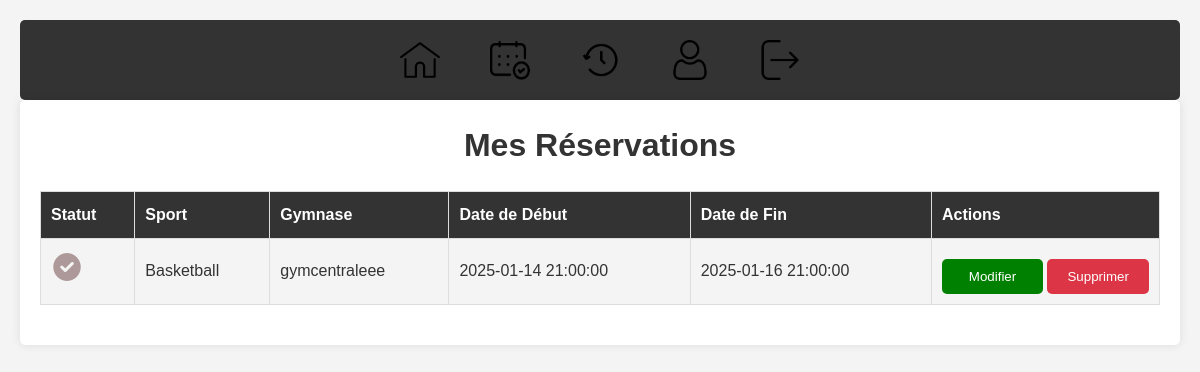
Before: /Vue/reservation.php (signed in) with the older database file.
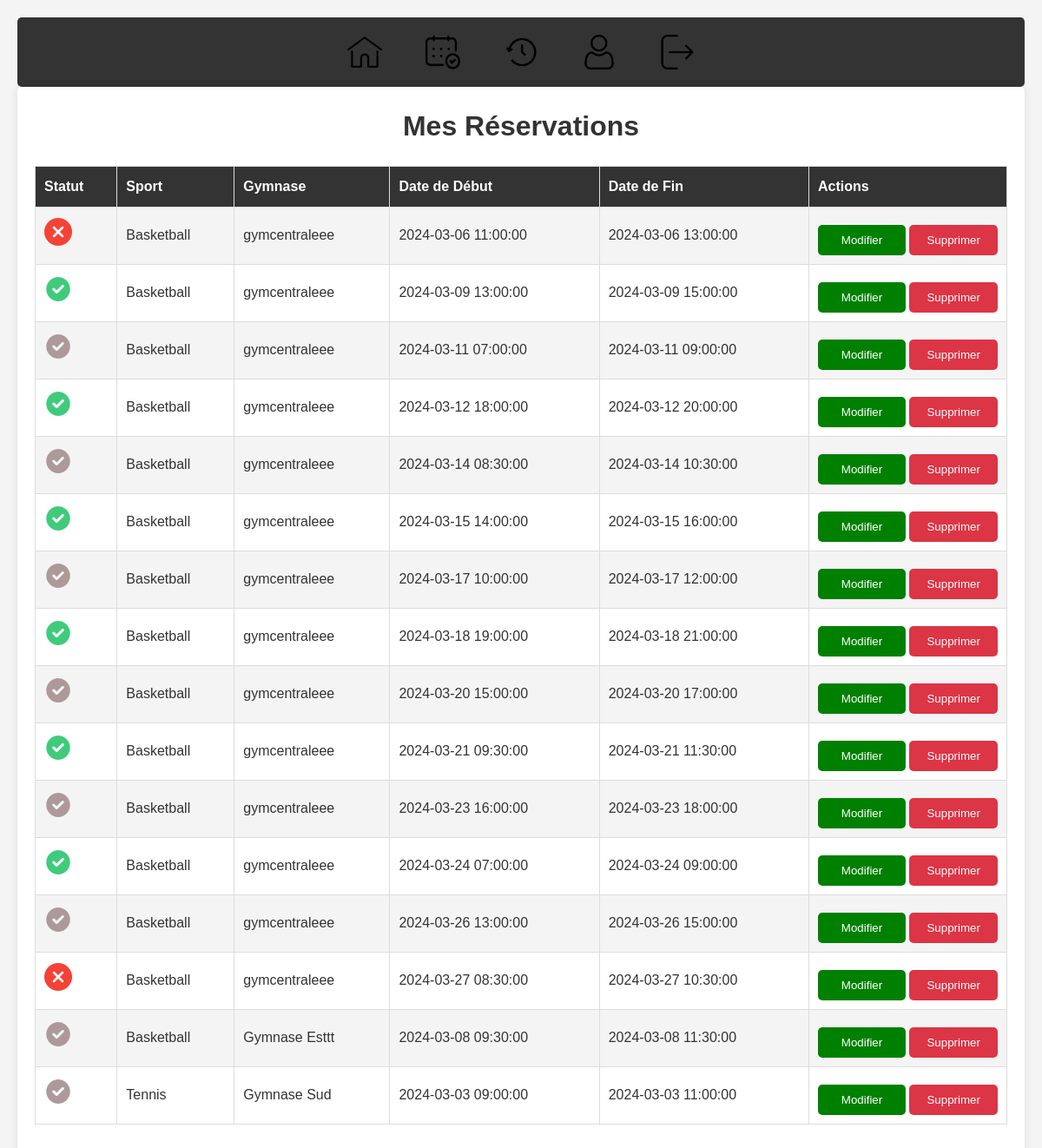
After: the same page with the newer database file.
### tables this page shows
CREATE TABLE `reservation` (
  `Id_reservation` int(11) NOT NULL AUTO_INCREMENT,
  `Date_debut` datetime DEFAULT NULL,
  `Date_fin` datetime DEFAULT NULL,
  `Commentaire` varchar(5000) DEFAULT NULL,
  `Id_Gymnase` int(11) NOT NULL,
  `Id_Utilisateur` int(11) NOT NULL,
  `Id_Sport` int(11) NOT NULL,
  `statut` int(11) DEFAULT NULL,
  `isdelete` tinyint(1) DEFAULT 0,
  PRIMARY KEY (`Id_reservation`),
  KEY `idx_reservation_gymnase_sport` (`Id_Gymnase`,`Id_Sport`),
  KEY `fk_reservation_utilisateur` (`Id_Utilisateur`),
  KEY `fk_reservation_sport` (`Id_Sport`),
  CONSTRAINT `fk_reservation_gymnase` FOREIGN KEY (`Id_Gymnase`) REFERENCES `gymnase` (`Id_Gymnase`),
  CONSTRAINT `fk_reservation_gymnase_sport_unique` FOREIGN KEY (`Id_Gymnase`, `Id_Sport`) REFERENCES `gymnase_sport` (`Id_Gymnase`, `Id_Sport`) ON DELETE CASCADE ON UPDATE CASCADE,
  CONSTRAINT `fk_reservation_sport` FOREIGN KEY (`Id_Sport`) REFERENCES `sport` (`Id_Sport`),
  CONSTRAINT `fk_reservation_utilisateur` FOREIGN KEY (`Id_Utilisateur`) REFERENCES `utilisateur` (`Id_Utilisateur`)
);

CREATE TABLE `sport` (
  `Id_Sport` int(11) NOT NULL AUTO_INCREMENT,
  `Nom_du_sport` varchar(50) DEFAULT NULL,
  `Collectif` tinyint(1) DEFAULT NULL,
  PRIMARY KEY (`Id_Sport`)
);

CREATE TABLE `gymnase` (
  `Id_Gymnase` int(11) NOT NULL AUTO_INCREMENT,
  `Nom` varchar(50) DEFAULT NULL,
  `Zip` varchar(50) DEFAULT NULL,
  `Ville` varchar(50) DEFAULT NULL,
  `Adresse` varchar(50) DEFAULT NULL,
  `Horraire_ouverture` datetime DEFAULT NULL,
  `Horraire_fermeture` datetime DEFAULT NULL,
  `Coordonnees_latitude` text DEFAULT NULL,
  `Coordonnees_longitude` text DEFAULT NULL,
  PRIMARY KEY (`Id_Gymnase`)
);

### Controleur/reservation.php (called while the page is built, shortened)
<?php
require_once '../Model/cReservation.php';
$cUtilisateur = new cUtilisateur();
$cReservation = new cReservation();
$cReservation->SetUserId($cUtilisateur->GetUserId());
$dt = $cReservation->getUserReservations();
$finalRows = [];
while ($row = $dt->fetch_assoc()) {
    if ($row['statut'] == 1) {
        $row['statut'] = "../icons/termine.png";
    } elseif ($row['statut'] == 2) {
        $row['statut'] = "../icons/accepte.png";
    } elseif ($row['statut'] == 3) {
        $row['statut'] = "../icons/attente.png";
    } elseif ($row['statut'] == 4) {
        $row['statut'] = "../icons/annule.png";
    }
    $finalRows[] = $row;
}
return $finalRows;
?>

### Model/cReservation.php (called while the page is built, shortened)
<?php
class cReservation
{
    private $conn;
    private int $userid = 0;
    public function GetUserId()
    {
        return $this->userid;
    }
    public function SetUserId($userid)
    {
        $this->userid = $userid;
    }
    public function __construct()
    {
        $this->conn = new cbdd();
    }
    public function getUserReservations()
    {
        return $this->conn->SelectUserReservations($this);
    }
}
?>

### Model/cbdd.php (called while the page is built, shortened)
<?php
class cbdd
{
private string $servername = "localhost";
private string $username = "root";
private string $password = "root";
private string $dbname = "rgl";
public $conn;
    public function __construct()
    {
        $this->conn = new mysqli($this->servername, $this->username, $this->password, $this->dbname);
    }
    public function ExecuteSelected(string $query)
    {
        $stmt = $this->conn->prepare("$query");
        $stmt->execute();
        $result = $stmt->get_result();
        return $result;
    }
    public function SelectUserReservations($cReservation)
    {
        $userId=$cReservation->GetUserId();
        return $this->ExecuteSelected("SELECT r.Id_reservation, r.Date_debut, r.Date_fin, s.Nom_du_sport, r.statut, g.nom FROM reservation r JOIN sport s ON s.Id_Sport = r.Id_Sport JOIN gymnase g ON g.Id_Gymnase = r.Id_Gymnase WHERE Id_Utilisateur = $userId and r.statut > 0");
    }
}
?>

### Vue/reservation.php (the view, shortened to what this page needs)
<?php require_once '../Controleur/reservation.php'; ?>
<!DOCTYPE html>
<html lang="fr">
<head>
    <link rel="stylesheet" href="../css/style.css">
</head>
<body>
    <?php require_once 'menu.php'; ?>
    <div class="container">
        <h1>Mes Réservations</h1>
        <table>
            <tr>
                <th>Statut</th>
                <th>Sport</th>
                <th>Gymnase</th>
                <th>Date de Début</th>
                <th>Date de Fin</th>
                <th style="width: 228px;">Actions</th>
            </tr>
            <?php foreach ($finalRows as $row): ?>
                <tr>
                    <td><img src="<?= htmlspecialchars($row['statut']) ?>" alt="Icône de statut" /> </td>
                    <td><?= htmlspecialchars($row['Nom_du_sport']); ?></td>
                    <td><?= htmlspecialchars($row['nom']); ?></td>
                    <td><?= htmlspecialchars($row['Date_debut']); ?></td>
                    <td><?= htmlspecialchars($row['Date_fin']); ?></td>
                    <td>
                        <form method="POST" action="reservation.php"  style="display:inline;">
                            <input type="submit" class="btn btn-edit" style="width : 101px;"   value="Modifier">
                        </form>
                        <form method="POST" action="reservation.php" onsubmit="return confirm('Confirmer la suppression ?');"  style="display:inline;">
                            <input type="submit" class="btn btn-delete" value="Supprimer">
                        </form>
                    </td>
                </tr>
            <?php endforeach; ?>
        </table>
    </div>
</body>
</html>

Changed rows visible on the page:
no longer on this page (row edited): reservation: Id_Sport.Nom_du_sport "Basketball", gymnase.Nom "gymcentraleee", Date_debut "2025-01-14 21:00:00", Date_fin "2025-01-16 21:00:00"
added reservation: Id_Sport.Nom_du_sport "Basketball", gymnase.Nom "gymcentraleee", Date_debut "2024-03-06 11:00:00", Date_fin "2024-03-06 13:00:00"
added reservation: Id_Sport.Nom_du_sport "Basketball", gymnase.Nom "gymcentraleee", Date_debut "2024-03-09 13:00:00", Date_fin "2024-03-09 15:00:00"
added reservation: Id_Sport.Nom_du_sport "Basketball", gymnase.Nom "gymcentraleee", Date_debut "2024-03-11 07:00:00", Date_fin "2024-03-11 09:00:00"
added reservation: Id_Sport.Nom_du_sport "Basketball", gymnase.Nom "gymcentraleee", Date_debut "2024-03-12 18:00:00", Date_fin "2024-03-12 20:00:00"
added reservation: Id_Sport.Nom_du_sport "Basketball", gymnase.Nom "gymcentraleee", Date_debut "2024-03-14 08:30:00", Date_fin "2024-03-14 10:30:00"
added reservation: Id_Sport.Nom_du_sport "Basketball", gymnase.Nom "gymcentraleee", Date_debut "2024-03-15 14:00:00", Date_fin "2024-03-15 16:00:00"
added reservation: Id_Sport.Nom_du_sport "Basketball", gymnase.Nom "gymcentraleee", Date_debut "2024-03-17 10:00:00", Date_fin "2024-03-17 12:00:00"
added reservation: Id_Sport.Nom_du_sport "Basketball", gymnase.Nom "gymcentraleee", Date_debut "2024-03-18 19:00:00", Date_fin "2024-03-18 21:00:00"
added reservation: Id_Sport.Nom_du_sport "Basketball", gymnase.Nom "gymcentraleee", Date_debut "2024-03-20 15:00:00", Date_fin "2024-03-20 17:00:00"
added reservation: Id_Sport.Nom_du_sport "Basketball", gymnase.Nom "gymcentraleee", Date_debut "2024-03-21 09:30:00", Date_fin "2024-03-21 11:30:00"
added reservation: Id_Sport.Nom_du_sport "Basketball", gymnase.Nom "gymcentraleee", Date_debut "2024-03-23 16:00:00", Date_fin "2024-03-23 18:00:00"
added reservation: Id_Sport.Nom_du_sport "Basketball", gymnase.Nom "gymcentraleee", Date_debut "2024-03-24 07:00:00", Date_fin "2024-03-24 09:00:00"
added reservation: Id_Sport.Nom_du_sport "Basketball", gymnase.Nom "gymcentraleee", Date_debut "2024-03-26 13:00:00", Date_fin "2024-03-26 15:00:00"
added reservation: Id_Sport.Nom_du_sport "Basketball", gymnase.Nom "gymcentraleee", Date_debut "2024-03-27 08:30:00", Date_fin "2024-03-27 10:30:00"
added reservation: Id_Sport.Nom_du_sport "Basketball", gymnase.Nom "Gymnase Esttt", Date_debut "2024-03-08 09:30:00", Date_fin "2024-03-08 11:30:00"
added reservation: Id_Sport.Nom_du_sport "Tennis", gymnase.Nom "Gymnase Sud", Date_debut "2024-03-03 09:00:00", Date_fin "2024-03-03 11:00:00"
